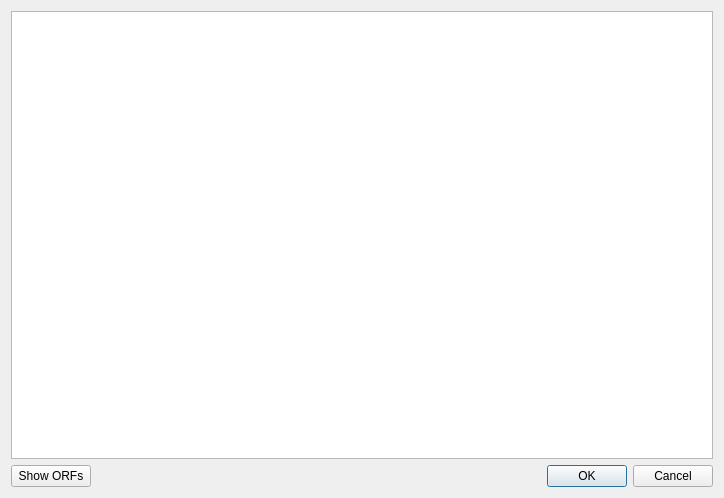
<?xml version="1.0" encoding="UTF-8"?>
<ui version="4.0">
 <class>ORFMap</class>
 <widget class="QDialog" name="ORFMap">
  <property name="geometry">
   <rect>
    <x>0</x>
    <y>0</y>
    <width>724</width>
    <height>498</height>
   </rect>
  </property>
  <property name="windowTitle">
   <string>Dialog</string>
  </property>
  <layout class="QGridLayout" name="gridLayout">
   <item row="0" column="0" colspan="2">
    <widget class="QPlainTextEdit" name="plainTextEdit"/>
   </item>
   <item row="1" column="0">
    <widget class="QPushButton" name="orfMap">
     <property name="text">
      <string>Show ORFs</string>
     </property>
    </widget>
   </item>
   <item row="1" column="1">
    <widget class="QDialogButtonBox" name="buttonBox">
     <property name="orientation">
      <enum>Qt::Horizontal</enum>
     </property>
     <property name="standardButtons">
      <set>QDialogButtonBox::Cancel|QDialogButtonBox::Ok</set>
     </property>
    </widget>
   </item>
  </layout>
 </widget>
 <resources/>
 <connections>
  <connection>
   <sender>buttonBox</sender>
   <signal>accepted()</signal>
   <receiver>ORFMap</receiver>
   <slot>accept()</slot>
   <hints>
    <hint type="sourcelabel">
     <x>248</x>
     <y>254</y>
    </hint>
    <hint type="destinationlabel">
     <x>157</x>
     <y>274</y>
    </hint>
   </hints>
  </connection>
  <connection>
   <sender>buttonBox</sender>
   <signal>rejected()</signal>
   <receiver>ORFMap</receiver>
   <slot>reject()</slot>
   <hints>
    <hint type="sourcelabel">
     <x>316</x>
     <y>260</y>
    </hint>
    <hint type="destinationlabel">
     <x>286</x>
     <y>274</y>
    </hint>
   </hints>
  </connection>
 </connections>
</ui>
